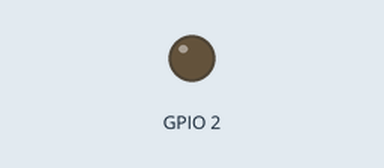
Recording of a sketch running on a simulated ESP32. Parts: output pins drawn as LEDs (lit = HIGH). WiFi joins after 1.5 s; servers stay silent unless stated; the local clock reads 2024-03-15 10:24:30 at power-on unless the sketch sets it; what the sketch prints to the serial monitor is not drawn.

Above: at 0.1 s.
At 3.6 s:
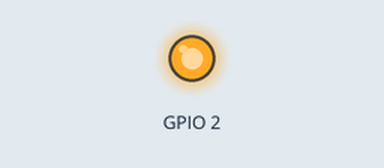
Timing chart, 0 to 5.1 s (numbered marks = the images above):
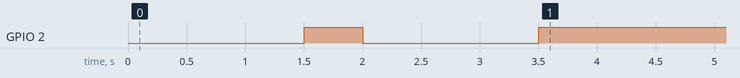

Measured:
- by itself, GPIO 2: HIGH → LOW at 2.0 s, → HIGH 1.5 s later

The sketch:

ESP32_SimpleTime.ino
```cpp
#include <WiFi.h>
#include "time.h"

const char* ssid       = "WORKSTATION101";
const char* password   = "WS@101-04";

const char* ntpServer = "pool.ntp.org";
const long  gmtOffset_sec = 3600;
const int   daylightOffset_sec = 3600;

void printLocalTime()
{
  struct tm timeinfo;
  if(!getLocalTime(&timeinfo)){
    Serial.println("Failed to obtain time");
    return;
  }
  Serial.println(&timeinfo, "%A, %B %d %Y %H:%M:%S");
}

void setup()
{
  Serial.begin(115200);
  pinMode(2, OUTPUT);
  //connect to WiFi
  Serial.printf("Connecting to %s ", ssid);
  WiFi.begin(ssid, password);
  while (WiFi.status() != WL_CONNECTED) {
      delay(500);
      Serial.print(".");
  }
  Serial.println(" CONNECTED");
  digitalWrite(2, HIGH);
  delay(500);
  digitalWrite(2, LOW);
  delay(500);
  //init and get the time
  configTime(gmtOffset_sec, daylightOffset_sec, ntpServer);
  printLocalTime();

  //disconnect WiFi as it's no longer needed
  WiFi.disconnect(true);
  WiFi.mode(WIFI_OFF);
}

void loop()
{
  delay(1000);
  printLocalTime();
  digitalWrite(2, HIGH);
  delay(500);

}
```
